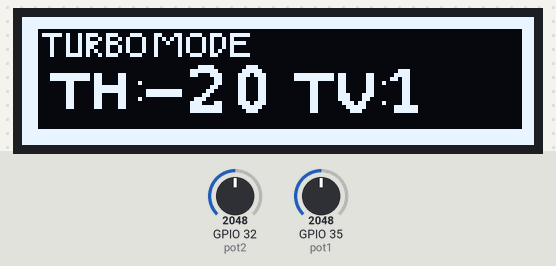
The sketch below on a simulated ESP32. On the bench: 128×32 one-colour display. The test bench sets the inputs (shaded band); at power-on: GPIO 35 (pot1) = 2048, GPIO 32 (pot2) = 2048. What the sketch prints to the serial monitor is not drawn.

Above: at 3.2 s.
3.3 s: GPIO 35 (pot1) set to 2866
At 4.5 s:
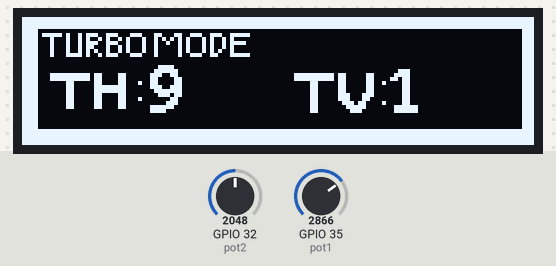
4.8 s: GPIO 35 (pot1) set to 3603
At 5.1 s:
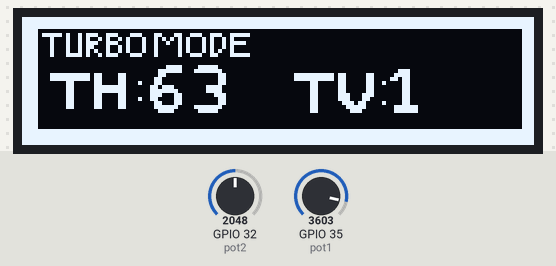
6.3 s: GPIO 35 (pot1) set to 4095
At 6.8 s:
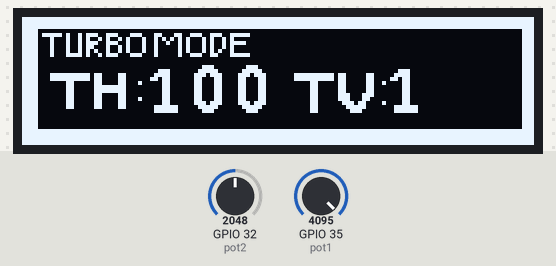
Timing chart, 0 to 9.3 s (numbered marks = the images above; inputs shaded):
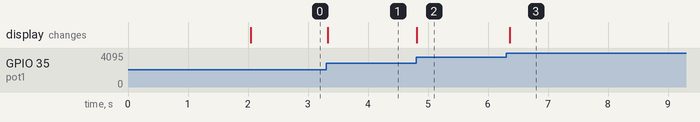

Measured:
- after the input at 3.3 s, the display: changes at once (image 1)
- after the input at 4.8 s, the display: changes at once (image 2)
- after the input at 6.3 s, the display: changes after 0.06 s (image 3)

The sketch:

sketch_apr23a.ino
```cpp
// (licence header left out)
#include <esp_now.h>
#include <WiFi.h>
#include <Wire.h>
#include <Adafruit_GFX.h>
#include <Adafruit_SSD1306.h>
#include <Fonts/FreeMonoBold9pt7b.h>
int pot1=35;
int pot2=32;
#define SCREEN_WIDTH 128
#define SCREEN_HEIGHT 32
int dut;
int modes=1;

Adafruit_SSD1306 display(SCREEN_WIDTH, SCREEN_HEIGHT, &Wire, -1);

// REPLACE WITH YOUR RECEIVER MAC Address
uint8_t broadcastAddress[] = {0xD4,0x8A,0xFC,0x9F,0xFA,0x08};

// Structure example to send data
// Must match the receiver structure
typedef struct struct_message {
  int acc;
  int turn;
  int mode;

} struct_message;

// Create a struct_message called myData
struct_message myData;

esp_now_peer_info_t peerInfo;


static const uint8_t image_data_Turbo[512] = {
    // ████████████████████████████████████████████████████████████████████████████████████████████████████████████████████████████████
    // ████████████████████████████████████████████████████████████████████████████████████████████████████████████████████████████████
    // ████████████████████████████████████████████████████████████████████████████████████████████████████████████████████████████████
    // ████∙∙∙∙∙∙∙∙∙∙∙∙∙∙∙∙∙∙∙∙∙∙∙∙∙∙∙∙∙∙∙∙∙∙∙∙∙∙∙∙∙∙∙∙∙∙∙∙∙∙∙∙∙∙∙∙∙∙∙∙∙∙∙∙∙∙∙∙∙∙∙∙∙∙∙∙∙∙∙∙∙∙∙∙∙∙∙∙∙∙∙∙∙∙∙∙∙∙∙∙∙∙∙∙∙∙∙∙∙∙∙∙∙∙∙∙∙∙∙∙∙███
    // ████∙█████∙█∙∙█∙███∙∙███∙∙∙███∙∙∙██∙∙∙██∙∙███∙∙███∙∙█████∙∙∙∙∙∙∙∙∙∙∙∙∙∙∙∙∙∙∙∙∙∙∙∙∙∙∙∙∙∙∙∙∙∙∙∙∙∙∙∙∙∙∙∙∙∙∙∙∙∙∙∙∙∙∙∙∙∙∙∙∙∙∙∙∙∙∙∙███
    // ████∙∙∙█∙∙∙█∙∙█∙█∙∙█∙█∙∙█∙█∙∙∙█∙∙█∙█∙█∙█∙█∙∙∙█∙█∙∙█∙█∙∙∙∙∙∙∙∙∙∙∙∙∙∙∙∙∙∙∙∙∙∙∙∙∙∙∙∙∙∙∙∙∙∙∙∙∙∙∙∙∙∙∙∙∙∙∙∙∙∙∙∙∙∙∙∙∙∙∙∙∙∙∙∙∙∙∙∙∙∙∙∙███
    // ████∙∙∙█∙∙∙█∙∙█∙███∙∙███∙∙█∙∙∙█∙∙█∙∙█∙∙█∙█∙∙∙█∙█∙∙█∙████∙∙∙∙∙∙∙∙∙∙∙∙∙∙∙∙∙∙∙∙∙∙∙∙∙∙∙∙∙∙∙∙∙∙∙∙∙∙∙∙∙∙∙∙∙∙∙∙∙∙∙∙∙∙∙∙∙∙∙∙∙∙∙∙∙∙∙∙∙███
    // ████∙∙∙█∙∙∙█∙∙█∙██∙∙∙█∙∙█∙█∙∙∙█∙∙█∙∙∙∙∙█∙█∙∙∙█∙█∙∙█∙█∙∙∙∙∙∙∙∙∙∙∙∙∙∙∙∙∙∙∙∙∙∙∙∙∙∙∙∙∙∙∙∙∙∙∙∙∙∙∙∙∙∙∙∙∙∙∙∙∙∙∙∙∙∙∙∙∙∙∙∙∙∙∙∙∙∙∙∙∙∙∙∙███
    // ████∙∙∙█∙∙∙█∙∙█∙█∙█∙∙█∙∙█∙█∙∙∙█∙∙█∙∙∙∙∙█∙█∙∙∙█∙█∙█∙∙█∙∙∙∙∙∙∙∙∙∙∙∙∙∙∙∙∙∙∙∙∙∙∙∙∙∙∙∙∙∙∙∙∙∙∙∙∙∙∙∙∙∙∙∙∙∙∙∙∙∙∙∙∙∙∙∙∙∙∙∙∙∙∙∙∙∙∙∙∙∙∙∙███
    // ████∙∙∙█∙∙∙████∙█∙∙█∙███∙∙∙███∙∙∙█∙∙∙∙∙█∙∙███∙∙██∙∙∙█████∙∙∙∙∙∙∙∙∙∙∙∙∙∙∙∙∙∙∙∙∙∙∙∙∙∙∙∙∙∙∙∙∙∙∙∙∙∙∙∙∙∙∙∙∙∙∙∙∙∙∙∙∙∙∙∙∙∙∙∙∙∙∙∙∙∙∙∙███
    // ████∙∙∙∙∙∙∙∙∙∙∙∙∙∙∙∙∙∙∙∙∙∙∙∙∙∙∙∙∙∙∙∙∙∙∙∙∙∙∙∙∙∙∙∙∙∙∙∙∙∙∙∙∙∙∙∙∙∙∙∙∙∙∙∙∙∙∙∙∙∙∙∙∙∙∙∙∙∙∙∙∙∙∙∙∙∙∙∙∙∙∙∙∙∙∙∙∙∙∙∙∙∙∙∙∙∙∙∙∙∙∙∙∙∙∙∙∙∙∙∙∙███
    // ████∙∙∙∙∙∙∙∙∙∙∙∙∙∙∙∙∙∙∙∙∙∙∙∙∙∙∙∙∙∙∙∙∙∙∙∙∙∙∙∙∙∙∙∙∙∙∙∙∙∙∙∙∙∙∙∙∙∙∙∙∙∙∙∙∙∙∙∙∙∙∙∙∙∙∙∙∙∙∙∙∙∙∙∙∙∙∙∙∙∙∙∙∙∙∙∙∙∙∙∙∙∙∙∙∙∙∙∙∙∙∙∙∙∙∙∙∙∙∙∙∙███
    // ████∙∙∙∙∙∙∙∙∙∙∙∙∙∙∙∙∙∙∙∙∙∙∙∙∙∙∙∙∙∙∙∙∙∙∙∙∙∙∙∙∙∙∙∙∙∙∙∙∙∙∙∙∙∙∙∙∙∙∙∙∙∙∙∙∙∙∙∙∙∙∙∙∙∙∙∙∙∙∙∙∙∙∙∙∙∙∙∙∙∙∙∙∙∙∙∙∙∙∙∙∙∙∙∙∙∙∙∙∙∙∙∙∙∙∙∙∙∙∙∙∙███
    // ████∙∙∙∙∙∙∙∙∙∙∙∙∙∙∙∙∙∙∙∙∙∙∙∙∙∙∙∙∙∙∙∙∙∙∙∙∙∙∙∙∙∙∙∙∙∙∙∙∙∙∙∙∙∙∙∙∙∙∙∙∙∙∙∙∙∙∙∙∙∙∙∙∙∙∙∙∙∙∙∙∙∙∙∙∙∙∙∙∙∙∙∙∙∙∙∙∙∙∙∙∙∙∙∙∙∙∙∙∙∙∙∙∙∙∙∙∙∙∙∙∙███
    // ████∙∙∙██████████∙██∙∙∙∙██∙∙∙∙∙∙∙∙∙∙∙∙∙∙∙∙∙∙∙∙∙∙∙∙∙∙∙∙∙∙∙∙∙∙∙∙∙∙∙∙∙∙██████████∙██∙∙∙∙∙██∙∙∙∙∙∙∙∙∙∙∙∙∙∙∙∙∙∙∙∙∙∙∙∙∙∙∙∙∙∙∙∙∙∙∙∙∙███
    // ████∙∙∙██████████∙██∙∙∙∙██∙∙∙∙∙∙∙∙∙∙∙∙∙∙∙∙∙∙∙∙∙∙∙∙∙∙∙∙∙∙∙∙∙∙∙∙∙∙∙∙∙∙██████████∙██∙∙∙∙∙██∙∙∙∙∙∙∙∙∙∙∙∙∙∙∙∙∙∙∙∙∙∙∙∙∙∙∙∙∙∙∙∙∙∙∙∙∙███
    // ████∙∙∙∙∙∙∙██∙∙∙∙∙██∙∙∙∙██∙∙∙█∙∙∙∙∙∙∙∙∙∙∙∙∙∙∙∙∙∙∙∙∙∙∙∙∙∙∙∙∙∙∙∙∙∙∙∙∙∙∙∙∙∙██∙∙∙∙∙██∙∙∙∙∙██∙∙█∙∙∙∙∙∙∙∙∙∙∙∙∙∙∙∙∙∙∙∙∙∙∙∙∙∙∙∙∙∙∙∙∙∙███
    // ████∙∙∙∙∙∙∙██∙∙∙∙∙████████∙∙∙∙∙∙∙∙∙∙∙∙∙∙∙∙∙∙∙∙∙∙∙∙∙∙∙∙∙∙∙∙∙∙∙∙∙∙∙∙∙∙∙∙∙∙██∙∙∙∙∙██∙∙∙∙∙██∙∙∙∙∙∙∙∙∙∙∙∙∙∙∙∙∙∙∙∙∙∙∙∙∙∙∙∙∙∙∙∙∙∙∙∙∙███
    // ████∙∙∙∙∙∙∙██∙∙∙∙∙████████∙∙∙∙∙∙∙∙∙∙∙∙∙∙∙∙∙∙∙∙∙∙∙∙∙∙∙∙∙∙∙∙∙∙∙∙∙∙∙∙∙∙∙∙∙∙██∙∙∙∙∙██∙∙∙∙∙██∙∙∙∙∙∙∙∙∙∙∙∙∙∙∙∙∙∙∙∙∙∙∙∙∙∙∙∙∙∙∙∙∙∙∙∙∙███
    // ████∙∙∙∙∙∙∙██∙∙∙∙∙██∙∙∙∙██∙∙∙∙∙∙∙∙∙∙∙∙∙∙∙∙∙∙∙∙∙∙∙∙∙∙∙∙∙∙∙∙∙∙∙∙∙∙∙∙∙∙∙∙∙∙██∙∙∙∙∙███∙∙∙███∙∙∙∙∙∙∙∙∙∙∙∙∙∙∙∙∙∙∙∙∙∙∙∙∙∙∙∙∙∙∙∙∙∙∙∙∙███
    // ████∙∙∙∙∙∙∙██∙∙∙∙∙██∙∙∙∙██∙∙∙█∙∙∙∙∙∙∙∙∙∙∙∙∙∙∙∙∙∙∙∙∙∙∙∙∙∙∙∙∙∙∙∙∙∙∙∙∙∙∙∙∙∙██∙∙∙∙∙███∙∙∙██∙∙∙∙∙∙∙∙∙∙∙∙∙∙∙∙∙∙∙∙∙∙∙∙∙∙∙∙∙∙∙∙∙∙∙∙∙∙███
    // ████∙∙∙∙∙∙∙██∙∙∙∙∙██∙∙∙∙██∙∙∙∙∙∙∙∙∙∙∙∙∙∙∙∙∙∙∙∙∙∙∙∙∙∙∙∙∙∙∙∙∙∙∙∙∙∙∙∙∙∙∙∙∙∙██∙∙∙∙∙∙███∙██∙∙∙∙█∙∙∙∙∙∙∙∙∙∙∙∙∙∙∙∙∙∙∙∙∙∙∙∙∙∙∙∙∙∙∙∙∙∙███
    // ████∙∙∙∙∙∙∙██∙∙∙∙∙██∙∙∙∙██∙∙∙∙∙∙∙∙∙∙∙∙∙∙∙∙∙∙∙∙∙∙∙∙∙∙∙∙∙∙∙∙∙∙∙∙∙∙∙∙∙∙∙∙∙∙██∙∙∙∙∙∙∙█████∙∙∙∙∙∙∙∙∙∙∙∙∙∙∙∙∙∙∙∙∙∙∙∙∙∙∙∙∙∙∙∙∙∙∙∙∙∙∙███
    // ████∙∙∙∙∙∙∙∙∙∙∙∙∙∙∙∙∙∙∙∙∙∙∙∙∙∙∙∙∙∙∙∙∙∙∙∙∙∙∙∙∙∙∙∙∙∙∙∙∙∙∙∙∙∙∙∙∙∙∙∙∙∙∙∙∙∙∙∙██∙∙∙∙∙∙∙∙███∙∙∙∙∙∙∙∙∙∙∙∙∙∙∙∙∙∙∙∙∙∙∙∙∙∙∙∙∙∙∙∙∙∙∙∙∙∙∙∙███
    // ████∙∙∙∙∙∙∙∙∙∙∙∙∙∙∙∙∙∙∙∙∙∙∙∙∙∙∙∙∙∙∙∙∙∙∙∙∙∙∙∙∙∙∙∙∙∙∙∙∙∙∙∙∙∙∙∙∙∙∙∙∙∙∙∙∙∙∙∙∙∙∙∙∙∙∙∙∙∙∙∙∙∙∙∙∙∙∙∙∙∙∙∙∙∙∙∙∙∙∙∙∙∙∙∙∙∙∙∙∙∙∙∙∙∙∙∙∙∙∙∙∙███
    // ████∙∙∙∙∙∙∙∙∙∙∙∙∙∙∙∙∙∙∙∙∙∙∙∙∙∙∙∙∙∙∙∙∙∙∙∙∙∙∙∙∙∙∙∙∙∙∙∙∙∙∙∙∙∙∙∙∙∙∙∙∙∙∙∙∙∙∙∙∙∙∙∙∙∙∙∙∙∙∙∙∙∙∙∙∙∙∙∙∙∙∙∙∙∙∙∙∙∙∙∙∙∙∙∙∙∙∙∙∙∙∙∙∙∙∙∙∙∙∙∙∙███
    // ████∙∙∙∙∙∙∙∙∙∙∙∙∙∙∙∙∙∙∙∙∙∙∙∙∙∙∙∙∙∙∙∙∙∙∙∙∙∙∙∙∙∙∙∙∙∙∙∙∙∙∙∙∙∙∙∙∙∙∙∙∙∙∙∙∙∙∙∙∙∙∙∙∙∙∙∙∙∙∙∙∙∙∙∙∙∙∙∙∙∙∙∙∙∙∙∙∙∙∙∙∙∙∙∙∙∙∙∙∙∙∙∙∙∙∙∙∙∙∙∙∙███
    // ████∙∙∙∙∙∙∙∙∙∙∙∙∙∙∙∙∙∙∙∙∙∙∙∙∙∙∙∙∙∙∙∙∙∙∙∙∙∙∙∙∙∙∙∙∙∙∙∙∙∙∙∙∙∙∙∙∙∙∙∙∙∙∙∙∙∙∙∙∙∙∙∙∙∙∙∙∙∙∙∙∙∙∙∙∙∙∙∙∙∙∙∙∙∙∙∙∙∙∙∙∙∙∙∙∙∙∙∙∙∙∙∙∙∙∙∙∙∙∙∙∙███
    // ████████████████████████████████████████████████████████████████████████████████████████████████████████████████████████████████
    // ████████████████████████████████████████████████████████████████████████████████████████████████████████████████████████████████
    // ████████████████████████████████████████████████████████████████████████████████████████████████████████████████████████████████
    // ████████████████████████████████████████████████████████████████████████████████████████████████████████████████████████████████
    0xff, 0xff, 0xff, 0xff, 0xff, 0xff, 0xff, 0xff, 0xff, 0xff, 0xff, 0xff, 0xff, 0xff, 0xff, 0xff,
    0xff, 0xff, 0xff, 0xff, 0xff, 0xff, 0xff, 0xff, 0xff, 0xff, 0xff, 0xff, 0xff, 0xff, 0xff, 0xff,
    0xff, 0xff, 0xff, 0xff, 0xff, 0xff, 0xff, 0xff, 0xff, 0xff, 0xff, 0xff, 0xff, 0xff, 0xff, 0xff,
    0xf0, 0x00, 0x00, 0x00, 0x00, 0x00, 0x00, 0x00, 0x00, 0x00, 0x00, 0x00, 0x00, 0x00, 0x00, 0x07,
    0xf7, 0xd2, 0xe7, 0x1c, 0x63, 0x39, 0xcf, 0x80, 0x00, 0x00, 0x00, 0x00, 0x00, 0x00, 0x00, 0x07,
    0xf1, 0x12, 0x94, 0xa2, 0x55, 0x45, 0x28, 0x00, 0x00, 0x00, 0x00, 0x00, 0x00, 0x00, 0x00, 0x07,
    0xf1, 0x12, 0xe7, 0x22, 0x49, 0x45, 0x2f, 0x00, 0x00, 0x00, 0x00, 0x00, 0x00, 0x00, 0x00, 0x07,
    0xf1, 0x12, 0xc4, 0xa2, 0x41, 0x45, 0x28, 0x00, 0x00, 0x00, 0x00, 0x00, 0x00, 0x00, 0x00, 0x07,
    0xf1, 0x12, 0xa4, 0xa2, 0x41, 0x45, 0x48, 0x00, 0x00, 0x00, 0x00, 0x00, 0x00, 0x00, 0x00, 0x07,
    0xf1, 0x1e, 0x97, 0x1c, 0x41, 0x39, 0x8f, 0x80, 0x00, 0x00, 0x00, 0x00, 0x00, 0x00, 0x00, 0x07,
    0xf0, 0x00, 0x00, 0x00, 0x00, 0x00, 0x00, 0x00, 0x00, 0x00, 0x00, 0x00, 0x00, 0x00, 0x00, 0x07,
    0xf0, 0x00, 0x00, 0x00, 0x00, 0x00, 0x00, 0x00, 0x00, 0x00, 0x00, 0x00, 0x00, 0x00, 0x00, 0x07,
    0xf0, 0x00, 0x00, 0x00, 0x00, 0x00, 0x00, 0x00, 0x00, 0x00, 0x00, 0x00, 0x00, 0x00, 0x00, 0x07,
    0xf0, 0x00, 0x00, 0x00, 0x00, 0x00, 0x00, 0x00, 0x00, 0x00, 0x00, 0x00, 0x00, 0x00, 0x00, 0x07,
    0xf1, 0xff, 0xb0, 0xc0, 0x00, 0x00, 0x00, 0x00, 0x0f, 0xfd, 0x83, 0x00, 0x00, 0x00, 0x00, 0x07,
    0xf1, 0xff, 0xb0, 0xc0, 0x00, 0x00, 0x00, 0x00, 0x0f, 0xfd, 0x83, 0x00, 0x00, 0x00, 0x00, 0x07,
    0xf0, 0x18, 0x30, 0xc4, 0x00, 0x00, 0x00, 0x00, 0x00, 0xc1, 0x83, 0x20, 0x00, 0x00, 0x00, 0x07,
    0xf0, 0x18, 0x3f, 0xc0, 0x00, 0x00, 0x00, 0x00, 0x00, 0xc1, 0x83, 0x00, 0x00, 0x00, 0x00, 0x07,
    0xf0, 0x18, 0x3f, 0xc0, 0x00, 0x00, 0x00, 0x00, 0x00, 0xc1, 0x83, 0x00, 0x00, 0x00, 0x00, 0x07,
    0xf0, 0x18, 0x30, 0xc0, 0x00, 0x00, 0x00, 0x00, 0x00, 0xc1, 0xc7, 0x00, 0x00, 0x00, 0x00, 0x07,
    0xf0, 0x18, 0x30, 0xc4, 0x00, 0x00, 0x00, 0x00, 0x00, 0xc1, 0xc6, 0x00, 0x00, 0x00, 0x00, 0x07,
    0xf0, 0x18, 0x30, 0xc0, 0x00, 0x00, 0x00, 0x00, 0x00, 0xc0, 0xec, 0x20, 0x00, 0x00, 0x00, 0x07,
    0xf0, 0x18, 0x30, 0xc0, 0x00, 0x00, 0x00, 0x00, 0x00, 0xc0, 0x7c, 0x00, 0x00, 0x00, 0x00, 0x07,
    0xf0, 0x00, 0x00, 0x00, 0x00, 0x00, 0x00, 0x00, 0x00, 0xc0, 0x38, 0x00, 0x00, 0x00, 0x00, 0x07,
    0xf0, 0x00, 0x00, 0x00, 0x00, 0x00, 0x00, 0x00, 0x00, 0x00, 0x00, 0x00, 0x00, 0x00, 0x00, 0x07,
    0xf0, 0x00, 0x00, 0x00, 0x00, 0x00, 0x00, 0x00, 0x00, 0x00, 0x00, 0x00, 0x00, 0x00, 0x00, 0x07,
    0xf0, 0x00, 0x00, 0x00, 0x00, 0x00, 0x00, 0x00, 0x00, 0x00, 0x00, 0x00, 0x00, 0x00, 0x00, 0x07,
    0xf0, 0x00, 0x00, 0x00, 0x00, 0x00, 0x00, 0x00, 0x00, 0x00, 0x00, 0x00, 0x00, 0x00, 0x00, 0x07,
    0xff, 0xff, 0xff, 0xff, 0xff, 0xff, 0xff, 0xff, 0xff, 0xff, 0xff, 0xff, 0xff, 0xff, 0xff, 0xff,
    0xff, 0xff, 0xff, 0xff, 0xff, 0xff, 0xff, 0xff, 0xff, 0xff, 0xff, 0xff, 0xff, 0xff, 0xff, 0xff,
    0xff, 0xff, 0xff, 0xff, 0xff, 0xff, 0xff, 0xff, 0xff, 0xff, 0xff, 0xff, 0xff, 0xff, 0xff, 0xff,
    0xff, 0xff, 0xff, 0xff, 0xff, 0xff, 0xff, 0xff, 0xff, 0xff, 0xff, 0xff, 0xff, 0xff, 0xff, 0xff
};// callback when data is sent
void OnDataSent(const uint8_t *mac_addr, esp_now_send_status_t status) {
  Serial.print("\r\nLast Packet Send Status:\t");
  Serial.println(status == ESP_NOW_SEND_SUCCESS ? "Delivery Success" : "Delivery Fail");
}

void setup() {
  // Init Serial Monitor
  Serial.begin(115200);
  if(!display.begin(SSD1306_SWITCHCAPVCC, 0x3C)) {
    Serial.println(F("SSD1306 allocation failed"));
    for(;;);
  }
  display.clearDisplay();
  delay(2000); // Pause for 2 seconds

  // Set device as a Wi-Fi Station
  WiFi.mode(WIFI_STA);

  // Init ESP-NOW
  if (esp_now_init() != ESP_OK) {
    Serial.println("Error initializing ESP-NOW");
    return;
  }

  // Once ESPNow is successfully Init, we will register for Send CB to
  // get the status of Trasnmitted packet
  esp_now_register_send_cb(OnDataSent);

  // Register peer
  memcpy(peerInfo.peer_addr, broadcastAddress, 6);
  peerInfo.channel = 0;
  peerInfo.encrypt = false;

  // Add peer
  if (esp_now_add_peer(&peerInfo) != ESP_OK){
    Serial.println("Failed to add peer");
    return;
  }
}
void loop() {
  // Set values to send
  int x=analogRead(pot1);
  int y=analogRead(pot2);
  float dut_acc=x/16.058;
  float dut_turn=y/16.058;
  if(modes==1){
    myData.acc=(int)dut_acc;
    myData.turn =y;
    myData.mode=1;
    Serial.println((int)dut_acc);
    esp_err_t result = esp_now_send(broadcastAddress, (uint8_t *) &myData, sizeof(myData));
  if (result == ESP_OK) {
    Serial.println("Sent with success");
  }
  else {
    Serial.println("Error sending the data");
  }
    // Draw bitmap on the screen
  if ((myData.acc >160 )&&(myData.acc<170)){
  display.drawBitmap(0, 0, image_data_Turbo, 128, 64, 1);
  display.setFont(&FreeMonoBold9pt7b);
  display.setTextSize(1);
  display.setTextColor(WHITE);
  display.setCursor(30, 23);
  // Display static text
  display.println(0);
  display.setCursor(90, 23);
  display.println("1");
  display.display();
  delay(50);
  display.clearDisplay();
  delay(1);
  }
  else if ((myData.acc>=170)){
    dut=(int)(myData.acc-170)*3/2.55;  //remove 2.55 to get dutycycle
      display.drawBitmap(0, 0, image_data_Turbo, 128, 64, 1);
    display.setFont(&FreeMonoBold9pt7b);
    display.setTextSize(1);
    display.setTextColor(WHITE);
    display.setCursor(30, 23);
  // Display static text
    display.println(dut);
    display.setCursor(90, 23);
  display.println("1");
  display.display();
  delay(50);
  display.clearDisplay();
  delay(1);

  }

  else{
    dut=(int)(myData.acc-160)*0.6274;
    display.drawBitmap(0, 0, image_data_Turbo, 128, 64, 1);
    display.setFont(&FreeMonoBold9pt7b);
    display.setTextSize(1);
    display.setTextColor(WHITE);
    display.setCursor(30, 23);
  // Display static text
    display.println(dut);
    display.setCursor(90, 23);
    display.println("1");
  display.display();
  delay(50);
  display.clearDisplay();
  delay(1);


  }

  }

  // Send message via ESP-NOW


}
```
